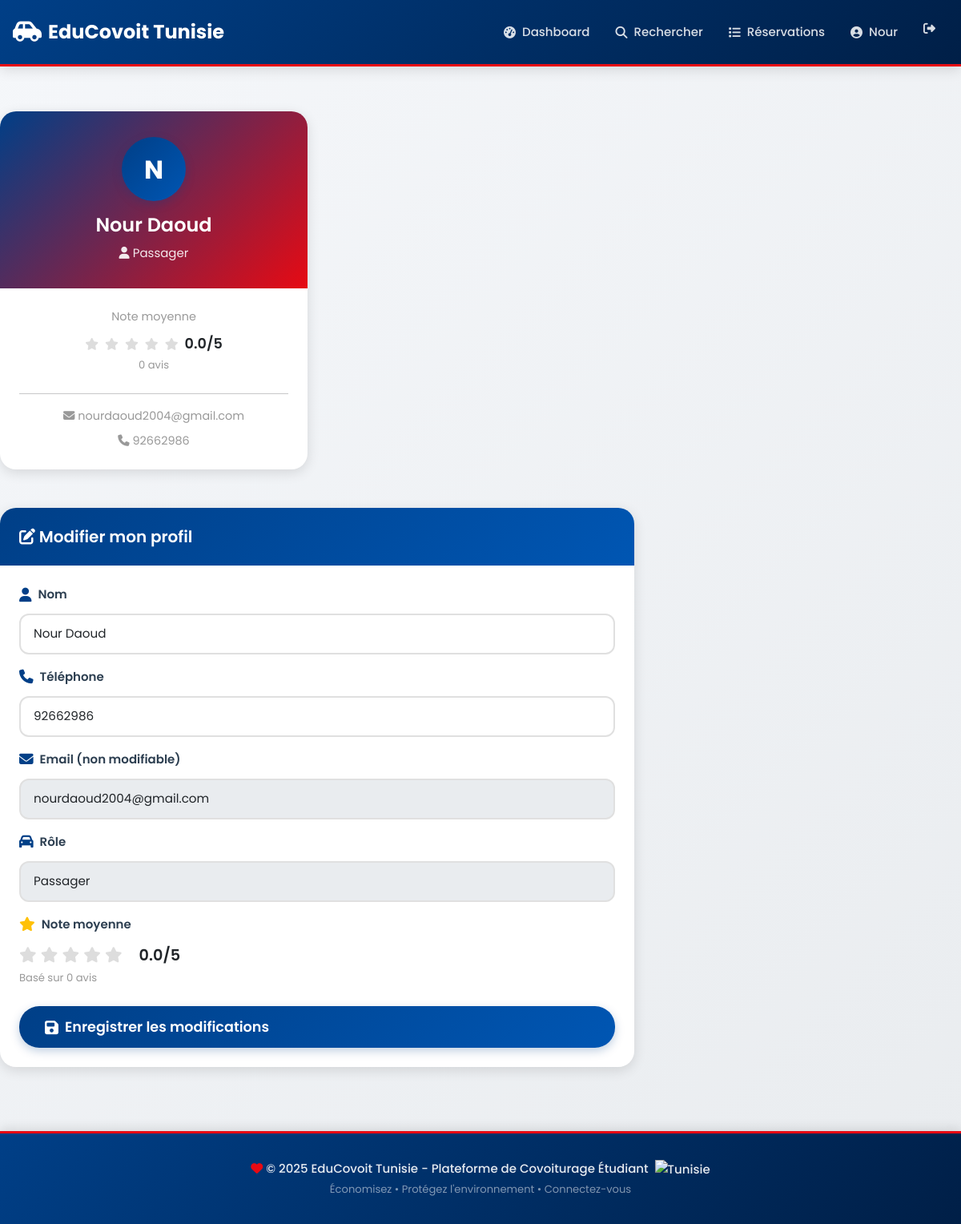
Page /profil (signed in) on the committed database.
### models.py (models this page shows, shortened)
class Utilisateur(UserMixin, db.Model):
    __tablename__ = 'utilisateurs'
    id = db.Column(db.Integer, primary_key=True)
    nom = db.Column(db.String(100), nullable=False)
    email = db.Column(db.String(100), unique=True, nullable=False)
    telephone = db.Column(db.String(20))
    mot_de_passe = db.Column(db.String(255), nullable=False)
    note_moyenne = db.Column(db.Float, default=0.0)
    nombre_avis = db.Column(db.Integer, default=0)
    type_utilisateur = db.Column(db.String(20))
    avis_recus = db.relationship('Avis', foreign_keys='Avis.cible_id', backref='cible')
    avis_donnes = db.relationship('Avis', foreign_keys='Avis.auteur_id', backref='auteur')

### app.py (the view)
@app.route('/profil', methods=['GET', 'POST'])
@login_required
def profil():
    if request.method == 'POST':
        current_user.nom = request.form['nom']
        current_user.telephone = request.form['telephone']
        db.session.commit()
        flash('Profil mis à jour', 'success')
    return render_template('profil.html', utilisateur=current_user)

### app.py (called while the page is built)
@login_manager.user_loader
def load_user(user_id):
    return Utilisateur.query.get(int(user_id))

### templates/profil.html
{% extends "base.html" %}
{% block content %}
<div class="row fade-in">
    <div class="col-md-4 mb-4">
        <div class="card" style="border-radius: 20px; text-align: center; overflow: hidden;">
            <div style="background: linear-gradient(135deg, #003F87 0%, #E70A13 100%); padding: 2rem;">
                <div class="user-avatar" style="width: 80px; height: 80px; font-size: 2rem; margin: 0 auto 1rem;">
                    {{ utilisateur.nom[0].upper() }}
                </div>
                <h3 style="color: white; margin-bottom: 0.5rem;">{{ utilisateur.nom }}</h3>
                <p style="color: rgba(255, 255, 255, 0.9); margin: 0;">
                    {% if utilisateur.type_utilisateur == 'conducteur' %}
                        <i class="fas fa-steering-wheel"></i> Conducteur
                    {% else %}
                        <i class="fas fa-user"></i> Passager
                    {% endif %}
                </p>
            </div>
            <div class="card-body p-4">
                <div class="mb-4">
                    <p style="color: #999; font-size: 0.9rem; margin: 0;">Note moyenne</p>
                    <div style="display: flex; align-items: center; justify-content: center; gap: 0.5rem; margin-top: 0.5rem;">
                        {% for i in range(5) %}
                            <i class="fas fa-star" style="color: {% if i < utilisateur.note_moyenne|int %}#ffc107{% else %}#ddd{% endif %};"></i>
                        {% endfor %}
                        <span style="font-weight: 600; font-size: 1.1rem;">{{ utilisateur.note_moyenne|round(1) }}/5</span>
                    </div>
                    <small style="color: #999;">{{ utilisateur.nombre_avis }} avis</small>
                </div>
                <hr>
                <p style="margin: 0; color: #999; font-size: 0.9rem;"><i class="fas fa-envelope"></i> {{ utilisateur.email }}</p>
                <p style="margin: 0.5rem 0 0 0; color: #999; font-size: 0.9rem;"><i class="fas fa-phone"></i> {{ utilisateur.telephone }}</p>
            </div>
        </div>
    </div>
    <div class="col-md-8">
        <div class="card fade-in" style="border-radius: 20px; overflow: hidden;">
            <div style="background: linear-gradient(135deg, #003F87 0%, #0056b3 100%); padding: 1.5rem; color: white;">
                <h4 style="color: white; margin: 0;"><i class="fas fa-edit"></i> Modifier mon profil</h4>
            </div>
            <div class="card-body p-4">
                <form method="POST">
                    <div class="mb-3">
                        <label class="form-label"><i class="fas fa-user"></i> Nom</label>
                        <input type="text" name="nom" class="form-control" value="{{ utilisateur.nom }}" required>
                    </div>
                    <div class="mb-3">
                        <label class="form-label"><i class="fas fa-phone"></i> Téléphone</label>
                        <input type="tel" name="telephone" class="form-control" value="{{ utilisateur.telephone }}" required>
                    </div>
                    <div class="mb-3">
                        <label class="form-label"><i class="fas fa-envelope"></i> Email (non modifiable)</label>
                        <input type="email" class="form-control" value="{{ utilisateur.email }}" disabled>
                    </div>
                    <div class="mb-3">
                        <label class="form-label"><i class="fas fa-car"></i> Rôle</label>
                        <input type="text" class="form-control" value="{{ 'Conducteur' if utilisateur.type_utilisateur == 'conducteur' else 'Passager' }}" disabled>
                    </div>
                    <div class="mb-4">
                        <label class="form-label"><i class="fas fa-star text-warning"></i> Note moyenne</label>
                        <div style="font-size: 1.2rem;">
                            {% for i in range(5) %}
                                <i class="fas fa-star" style="color: {% if i < utilisateur.note_moyenne|int %}#ffc107{% else %}#ddd{% endif %};"></i>
                            {% endfor %}
                            <span style="margin-left: 1rem; font-weight: 600;">{{ utilisateur.note_moyenne|round(1) }}/5</span>
                        </div>
                        <small style="color: #999;">Basé sur {{ utilisateur.nombre_avis }} avis</small>
                    </div>
                    <button type="submit" class="btn btn-primary btn-lg w-100" style="font-weight: 600;">
                        <i class="fas fa-save"></i> Enregistrer les modifications
                    </button>
                </form>
            </div>
        </div>
    </div>
</div>
{% endblock %}

### templates/base.html (shortened to what this page needs)
<!DOCTYPE html>
<html lang="fr">
<head>
    <link href="https://cdn.jsdelivr.net/npm/bootstrap@5.3.0/dist/css/bootstrap.min.css" rel="stylesheet">
    <link rel="stylesheet" href="https://cdnjs.cloudflare.com/ajax/libs/font-awesome/6.4.0/css/all.min.css">
    <link rel="stylesheet" href="{{ url_for('static', filename='css/style.css') }}">
</head>
<body>
    <nav class="navbar navbar-expand-lg navbar-dark sticky-top">
        <div class="container">
            <a class="navbar-brand" href="{{ url_for('index') }}">
                <i class="fas fa-car-side"></i> EduCovoit Tunisie
            </a>
            <div class="collapse navbar-collapse" id="navbarNav">
                <ul class="navbar-nav ms-auto">
                    {% if current_user.is_authenticated %}
                        <li class="nav-item">
                            <a class="nav-link" href="{{ url_for('dashboard') }}">
                                <i class="fas fa-tachometer-alt"></i> Dashboard
                            </a>
                        </li>
                        {% if current_user.type_utilisateur == 'passager' %}
                            <li class="nav-item">
                                <a class="nav-link" href="{{ url_for('rechercher') }}">
                                    <i class="fas fa-search"></i> Rechercher
                                </a>
                            </li>
                            <li class="nav-item">
                                <a class="nav-link" href="{{ url_for('mes_reservations') }}">
                                    <i class="fas fa-list"></i> Réservations
                                </a>
                            </li>
                        {% endif %}
                        <li class="nav-item">
                            <a class="nav-link" href="{{ url_for('profil') }}">
                                <i class="fas fa-user-circle"></i> {{ current_user.nom.split()[0] }}
                            </a>
                        </li>
                        <li class="nav-item">
                            <a class="nav-link text-danger" href="{{ url_for('deconnexion') }}" title="Déconnexion">
                                <i class="fas fa-sign-out-alt"></i>
                            </a>
                        </li>
                    {% endif %}
                </ul>
            </div>
        </div>
    </nav>
    <div class="container mt-4 content-wrapper">
        {% block content %}{% endblock %}
    </div>
    <div class="footer">
        <div class="container">
            <p class="mb-0">
                <i class="fas fa-heart" style="color: #E70A13;"></i>
                &copy; 2025 EduCovoit Tunisie - Plateforme de Covoiturage Étudiant
                <img src="https://cdnjs.cloudflare.com/ajax/libs/flag-icon-css/3.5.0/flags/4x3/tn.svg" alt="Tunisie" style="height: 16px; margin-left: 4px;">
            </p>
            <small class="text-white-50">Économisez • Protégez l'environnement • Connectez-vous</small>
        </div>
    </div>
</body>
</html>

### rows in the picture
Utilisateur: nom "Nour", nom "N", nom "Nour Daoud", note_moyenne "0.0", nombre_avis "0", email "nourdaoud2004@gmail.com", telephone "92662986", type_utilisateur "Passager"
